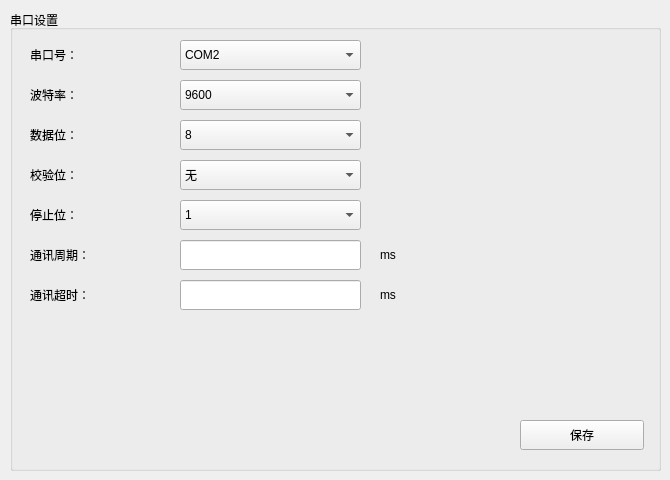
    <widget class="QWidget" name="page_3">
     <widget class="QGroupBox" name="gbox_serial">
      <property name="geometry">
       <rect>
        <x>10</x>
        <y>10</y>
        <width>651</width>
        <height>461</height>
       </rect>
      </property>
      <property name="styleSheet">
       <string notr="true"/>
      </property>
      <property name="title">
       <string>串口设置</string>
      </property>
      <widget class="QLabel" name="label_24">
       <property name="geometry">
        <rect>
         <x>20</x>
         <y>230</y>
         <width>150</width>
         <height>30</height>
        </rect>
       </property>
       <property name="text">
        <string>通讯周期：</string>
       </property>
       <property name="buddy">
        <cstring>txtuartInterval</cstring>
       </property>
      </widget>
      <widget class="QComboBox" name="comboBox_baudrate">
       <property name="geometry">
        <rect>
         <x>170</x>
         <y>70</y>
         <width>181</width>
         <height>30</height>
        </rect>
       </property>
       <property name="currentIndex">
        <number>4</number>
       </property>
       <item>
        <property name="text">
         <string>600</string>
        </property>
       </item>
       <item>
        <property name="text">
         <string>1200</string>
        </property>
       </item>
       <item>
        <property name="text">
         <string>2400</string>
        </property>
       </item>
       <item>
        <property name="text">
         <string>4800</string>
        </property>
       </item>
       <item>
        <property name="text">
         <string>9600</string>
        </property>
       </item>
       <item>
        <property name="text">
         <string>19200</string>
        </property>
       </item>
       <item>
        <property name="text">
         <string>38400</string>
        </property>
       </item>
       <item>
        <property name="text">
         <string>57600</string>
        </property>
       </item>
       <item>
        <property name="text">
         <string>115200</string>
        </property>
       </item>
      </widget>
      <widget class="QComboBox" name="comboBox_databits">
       <property name="geometry">
        <rect>
         <x>170</x>
         <y>110</y>
         <width>181</width>
         <height>30</height>
        </rect>
       </property>
       <property name="currentIndex">
        <number>2</number>
       </property>
       <item>
        <property name="text">
         <string>6</string>
        </property>
       </item>
       <item>
        <property name="text">
         <string>7</string>
        </property>
       </item>
       <item>
        <property name="text">
         <string>8</string>
        </property>
       </item>
      </widget>
      <widget class="QComboBox" name="comboBox_parity">
       <property name="geometry">
        <rect>
         <x>170</x>
         <y>150</y>
         <width>181</width>
         <height>30</height>
        </rect>
       </property>
       <item>
        <property name="text">
         <string>无</string>
        </property>
       </item>
       <item>
        <property name="text">
         <string>奇</string>
        </property>
       </item>
       <item>
        <property name="text">
         <string>偶</string>
        </property>
       </item>
      </widget>
      <widget class="QLabel" name="label_49">
       <property name="geometry">
        <rect>
         <x>20</x>
         <y>150</y>
         <width>150</width>
         <height>30</height>
        </rect>
       </property>
       <property name="text">
        <string>校验位：</string>
       </property>
       <property name="buddy">
        <cstring>comboBox_parity</cstring>
       </property>
      </widget>
      <widget class="QComboBox" name="comboBox_serial">
       <property name="geometry">
        <rect>
         <x>170</x>
         <y>30</y>
         <width>181</width>
         <height>30</height>
        </rect>
       </property>
       <item>
        <property name="text">
         <string>COM2</string>
        </property>
       </item>
       <item>
        <property name="text">
         <string>COM3</string>
        </property>
       </item>
       <item>
        <property name="text">
         <string>COM4</string>
        </property>
       </item>
       <item>
        <property name="text">
         <string>COM5</string>
        </property>
       </item>
       <item>
        <property name="text">
         <string>COM6</string>
        </property>
       </item>
       <item>
        <property name="text">
         <string>COM7</string>
        </property>
       </item>
      </widget>
      <widget class="QLineEdit" name="txtuartInterval">
       <property name="geometry">
        <rect>
         <x>170</x>
         <y>230</y>
         <width>181</width>
         <height>30</height>
        </rect>
       </property>
      </widget>
      <widget class="QLabel" name="label_51">
       <property name="geometry">
        <rect>
         <x>20</x>
         <y>70</y>
         <width>150</width>
         <height>30</height>
        </rect>
       </property>
       <property name="text">
        <string>波特率：</string>
       </property>
       <property name="buddy">
        <cstring>comboBox_baudrate</cstring>
       </property>
      </widget>
      <widget class="QLabel" name="label_48">
       <property name="geometry">
        <rect>
         <x>20</x>
         <y>190</y>
         <width>150</width>
         <height>30</height>
        </rect>
       </property>
       <property name="text">
        <string>停止位：</string>
       </property>
       <property name="buddy">
        <cstring>comboBox_stopbits</cstring>
       </property>
      </widget>
      <widget class="QComboBox" name="comboBox_stopbits">
       <property name="geometry">
        <rect>
         <x>170</x>
         <y>190</y>
         <width>181</width>
         <height>30</height>
        </rect>
       </property>
       <item>
        <property name="text">
         <string>1</string>
        </property>
       </item>
       <item>
        <property name="text">
         <string>2</string>
        </property>
       </item>
      </widget>
      <widget class="QLabel" name="label_25">
       <property name="geometry">
        <rect>
         <x>20</x>
         <y>30</y>
         <width>150</width>
         <height>30</height>
        </rect>
       </property>
       <property name="text">
        <string>串口号：</string>
       </property>
       <property name="buddy">
        <cstring>comboBox_serial</cstring>
       </property>
      </widget>
      <widget class="QLabel" name="label_50">
       <property name="geometry">
        <rect>
         <x>20</x>
         <y>110</y>
         <width>150</width>
         <height>30</height>
        </rect>
       </property>
       <property name="text">
        <string>数据位：</string>
       </property>
       <property name="buddy">
        <cstring>comboBox_databits</cstring>
       </property>
      </widget>
      <widget class="QLabel" name="label_26">
       <property name="geometry">
        <rect>
         <x>20</x>
         <y>270</y>
         <width>150</width>
         <height>30</height>
        </rect>
       </property>
       <property name="text">
        <string>通讯超时：</string>
       </property>
       <property name="buddy">
        <cstring>txtuartTimeout</cstring>
       </property>
      </widget>
      <widget class="QLineEdit" name="txtuartTimeout">
       <property name="geometry">
        <rect>
         <x>170</x>
         <y>270</y>
         <width>181</width>
         <height>30</height>
        </rect>
       </property>
      </widget>
      <widget class="QPushButton" name="btn_SaveSerial">
       <property name="geometry">
        <rect>
         <x>510</x>
         <y>410</y>
         <width>124</width>
         <height>30</height>
        </rect>
       </property>
       <property name="text">
        <string>保存</string>
       </property>
       <property name="iconSize">
        <size>
         <width>120</width>
         <height>40</height>
        </size>
       </property>
      </widget>
      <widget class="QLabel" name="label_38">
       <property name="geometry">
        <rect>
         <x>370</x>
         <y>270</y>
         <width>62</width>
         <height>30</height>
        </rect>
       </property>
       <property name="text">
        <string>ms</string>
       </property>
      </widget>
      <widget class="QLabel" name="label_39">
       <property name="geometry">
        <rect>
         <x>370</x>
         <y>230</y>
         <width>62</width>
         <height>30</height>
        </rect>
       </property>
       <property name="text">
        <string>ms</string>
       </property>
      </widget>
     </widget>
    </widget>
